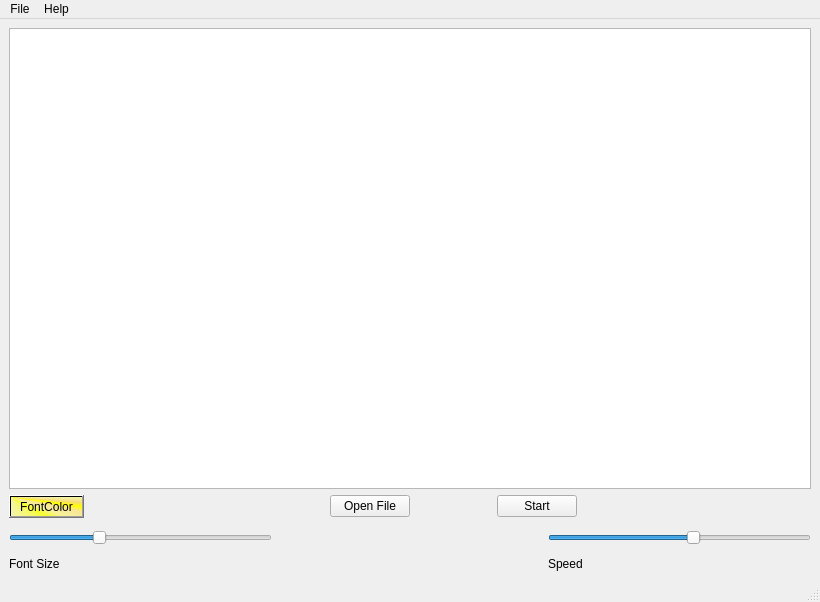
<?xml version="1.0" encoding="UTF-8"?>
<ui version="4.0">
 <class>MainWindow</class>
 <widget class="QMainWindow" name="MainWindow">
  <property name="geometry">
   <rect>
    <x>0</x>
    <y>0</y>
    <width>820</width>
    <height>602</height>
   </rect>
  </property>
  <property name="windowTitle">
   <string>Jack's Teleprompter</string>
  </property>
  <property name="windowIcon">
   <iconset resource="resources.qrc">
    <normaloff>:/res/resources/Beasley.png</normaloff>:/res/resources/Beasley.png</iconset>
  </property>
  <widget class="QWidget" name="centralwidget">
   <layout class="QGridLayout" name="gridLayout">
    <item row="0" column="0">
     <widget class="QTextEdit" name="textEdit">
      <property name="readOnly">
       <bool>true</bool>
      </property>
     </widget>
    </item>
    <item row="4" column="0">
     <layout class="QVBoxLayout" name="verticalLayout">
      <property name="spacing">
       <number>12</number>
      </property>
      <property name="topMargin">
       <number>0</number>
      </property>
      <item>
       <layout class="QHBoxLayout" name="horizontalLayout">
        <item>
         <widget class="QPushButton" name="pushButton_fontColor">
          <property name="styleSheet">
           <string notr="true">background-color: qconicalgradient(cx:0, cy:0, angle:135, stop:0 rgba(255, 255, 0, 69), stop:0.375 rgba(255, 255, 0, 69), stop:0.423533 rgba(251, 255, 0, 145), stop:0.45 rgba(247, 255, 0, 208), stop:0.477581 rgba(255, 244, 71, 130), stop:0.518717 rgba(255, 218, 71, 130), stop:0.55 rgba(255, 255, 0, 255), stop:0.57754 rgba(255, 203, 0, 130), stop:0.625 rgba(255, 255, 0, 69), stop:1 rgba(255, 255, 0, 69));</string>
          </property>
          <property name="text">
           <string>FontColor</string>
          </property>
         </widget>
        </item>
        <item>
         <spacer name="horizontalSpacer_2">
          <property name="orientation">
           <enum>Qt::Horizontal</enum>
          </property>
          <property name="sizeHint" stdset="0">
           <size>
            <width>40</width>
            <height>20</height>
           </size>
          </property>
         </spacer>
        </item>
        <item>
         <widget class="QPushButton" name="pushButton">
          <property name="text">
           <string>Open File</string>
          </property>
          <property name="icon">
           <iconset resource="resources.qrc">
            <normaloff>:/res/resources/add.png</normaloff>:/res/resources/add.png</iconset>
          </property>
         </widget>
        </item>
        <item>
         <spacer name="horizontalSpacer">
          <property name="orientation">
           <enum>Qt::Horizontal</enum>
          </property>
          <property name="sizeType">
           <enum>QSizePolicy::Fixed</enum>
          </property>
          <property name="sizeHint" stdset="0">
           <size>
            <width>75</width>
            <height>20</height>
           </size>
          </property>
         </spacer>
        </item>
        <item>
         <widget class="QPushButton" name="pushButton_Start">
          <property name="text">
           <string>Start</string>
          </property>
          <property name="icon">
           <iconset resource="resources.qrc">
            <normaloff>:/res/resources/text.png</normaloff>:/res/resources/text.png</iconset>
          </property>
          <property name="iconSize">
           <size>
            <width>16</width>
            <height>16</height>
           </size>
          </property>
          <property name="shortcut">
           <string>Ctrl+S</string>
          </property>
         </widget>
        </item>
        <item>
         <spacer name="horizontalSpacer_3">
          <property name="orientation">
           <enum>Qt::Horizontal</enum>
          </property>
          <property name="sizeHint" stdset="0">
           <size>
            <width>40</width>
            <height>20</height>
           </size>
          </property>
         </spacer>
        </item>
       </layout>
      </item>
      <item>
       <layout class="QHBoxLayout" name="horizontalLayout_2">
        <item>
         <layout class="QVBoxLayout" name="verticalLayout_3">
          <property name="leftMargin">
           <number>0</number>
          </property>
          <item>
           <widget class="QSlider" name="horizontalSlider">
            <property name="minimum">
             <number>8</number>
            </property>
            <property name="maximum">
             <number>50</number>
            </property>
            <property name="pageStep">
             <number>11</number>
            </property>
            <property name="value">
             <number>22</number>
            </property>
            <property name="orientation">
             <enum>Qt::Horizontal</enum>
            </property>
           </widget>
          </item>
          <item>
           <widget class="QLabel" name="label_fontSize">
            <property name="text">
             <string>Font Size</string>
            </property>
           </widget>
          </item>
         </layout>
        </item>
        <item>
         <spacer name="horizontalSpacer_4">
          <property name="orientation">
           <enum>Qt::Horizontal</enum>
          </property>
          <property name="sizeHint" stdset="0">
           <size>
            <width>40</width>
            <height>20</height>
           </size>
          </property>
         </spacer>
        </item>
        <item>
         <layout class="QVBoxLayout" name="verticalLayout_2" stretch="0,0">
          <property name="leftMargin">
           <number>0</number>
          </property>
          <property name="topMargin">
           <number>0</number>
          </property>
          <item>
           <widget class="QSlider" name="horizontalSlider_Speed">
            <property name="minimum">
             <number>10</number>
            </property>
            <property name="maximum">
             <number>100</number>
            </property>
            <property name="value">
             <number>60</number>
            </property>
            <property name="orientation">
             <enum>Qt::Horizontal</enum>
            </property>
           </widget>
          </item>
          <item>
           <widget class="QLabel" name="label_Speed">
            <property name="text">
             <string>Speed</string>
            </property>
           </widget>
          </item>
         </layout>
        </item>
       </layout>
      </item>
     </layout>
    </item>
   </layout>
  </widget>
  <widget class="QMenuBar" name="menubar">
   <property name="geometry">
    <rect>
     <x>0</x>
     <y>0</y>
     <width>820</width>
     <height>30</height>
    </rect>
   </property>
   <widget class="QMenu" name="menuFile">
    <property name="title">
     <string>File</string>
    </property>
    <addaction name="actionQuit"/>
   </widget>
   <widget class="QMenu" name="menuHelp">
    <property name="title">
     <string>Help</string>
    </property>
    <addaction name="actionA_bout"/>
   </widget>
   <addaction name="menuFile"/>
   <addaction name="menuHelp"/>
  </widget>
  <widget class="QStatusBar" name="statusbar"/>
  <action name="actionQuit">
   <property name="icon">
    <iconset resource="resources.qrc">
     <normaloff>:/res/resources/close.png</normaloff>:/res/resources/close.png</iconset>
   </property>
   <property name="text">
    <string>Quit</string>
   </property>
  </action>
  <action name="actionA_bout">
   <property name="icon">
    <iconset resource="resources.qrc">
     <normaloff>:/res/resources/about.png</normaloff>:/res/resources/about.png</iconset>
   </property>
   <property name="text">
    <string>A&amp;bout</string>
   </property>
  </action>
 </widget>
 <resources>
  <include location="resources.qrc"/>
 </resources>
 <connections/>
</ui>
